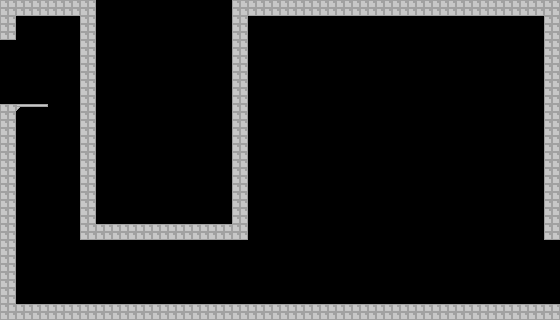

A 2D game scene composited from a Tiled map and its tileset images. What follows is a short description and the map's XML, with each tile layer's data collapsed to a summary:
An orthogonal 70x40 tile map with 8x8 px tiles, 1 tile layer (MainTiles) and 10 objects (3x door, 2x Transition, playerspawn, simpleGuard, Path, ...).

<map version="1.0" tiledversion="1.1.3" orientation="orthogonal" renderorder="right-down" width="70" height="40" tilewidth="8" tileheight="8" infinite="0" nextobjectid="34">
 <tileset firstgid="1" source="Tileset0.tsx" />
 <layer name="MainTiles" width="70" height="40">
  <data>[2800 cells, 508 non-empty, 4 distinct tile ids]</data>
 </layer>
 <objectgroup color="#ffff00" name="EntitySpawn">
  <object id="11" name="Player Spawn" type="playerspawn" x="32" y="70.5">
   <point />
  </object>
  <object id="12" name="Guard #1" type="simpleGuard" x="320" y="240">
   <properties>
    <property name="EventTrigger" value="OpenDoor" />
    <property name="EventType" value="OnDeath" />
    <property name="FollowPath" value="Path1" />
   </properties>
   <point />
  </object>
  <object id="18" name="Path1" type="Path" x="320" y="271.5">
   <polyline points="0,0 144,0" />
  </object>
  <object id="19" name="DoorExit" type="door" x="544" y="240" width="15" height="63">
   <properties>
    <property name="EventWatch" value="OpenDoor" />
    <property name="IsOpen" type="bool" value="false" />
   </properties>
  </object>
  <object id="29" name="DoorExit" type="door" x="80" y="240" width="15" height="63">
   <properties>
    <property name="EventWatch" value="EnterNextChapterB" />
    <property name="IsOpen" type="bool" value="true" />
   </properties>
  </object>
  <object id="32" name="DoorExit" type="door" x="232" y="240" width="15" height="63">
   <properties>
    <property name="EventWatch" value="DoorBlockGuard" />
    <property name="IsOpen" type="bool" value="true" />
   </properties>
  </object>
  <object id="33" name="LeverExit" type="lever" x="160" y="288">
   <properties>
    <property name="EventTrigger" value="DoorBlockGuard" />
    <property name="EventType" value="OnInteract" />
   </properties>
   <point />
  </object>
 </objectgroup>
 <objectgroup color="#ff0000" name="EventTriggers" visible="0">
  <object id="30" name="CloseGuardEntry" type="Trigger" x="119.333" y="238.167" width="32" height="65">
   <properties>
    <property name="EventName" value="EnterNextChapterB" />
    <property name="EventType" value="OnOverlap" />
   </properties>
  </object>
 </objectgroup>
 <objectgroup name="Transitions" visible="0">
  <object id="1" name="GoingEntry" type="Transition" x="0" y="40" width="7.375" height="64.375">
   <properties>
    <property name="TargetLevel" value="FlipFlop" />
    <property name="TargetTransition" value="FlipFlopExit" />
   </properties>
  </object>
  <object id="28" name="GoingExit" type="Transition" x="552" y="240" width="7.375" height="64.375">
   <properties>
    <property name="TargetLevel" value="Final" />
    <property name="TargetTransition" value="FinalEntry" />
   </properties>
  </object>
 </objectgroup>
</map>
